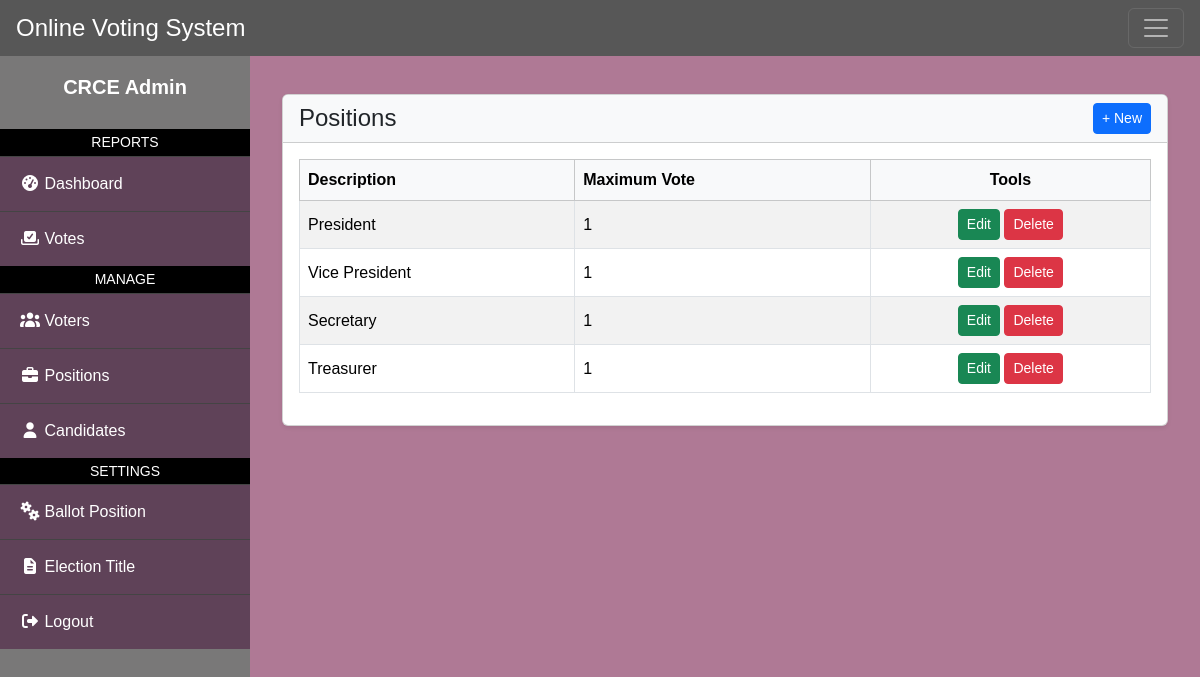
/positions/, run on the app's committed database.
### ops_app/models.py (models this page shows, shortened)
class Position(models.Model):
    description = models.CharField(max_length=100, unique=True)
    maximumvote = models.IntegerField(default=1)

### ops_app/views.py (the view)
# urls.py: path('positions/',views.positions,name='positions'),
def positions(request):
    data = Position.objects.all()
    return render(request, "positions.html", {"positions": data})

### ops_app/templates/positions.html (shortened to what this page needs)
{% extends "base.html" %}
{% block content %}
<div class="container mt-4">
  <div class="card shadow-sm">
    <div class="card-header bg-light d-flex justify-content-between align-items-center">
      <h4 class="mb-0">Positions</h4>
      <a href="{% url 'add_position' %}" class="btn btn-primary btn-sm">+ New</a>
    </div>
    <div class="card-body">
      <table class="table table-striped table-bordered align-middle">
        <thead class="table-light">
          <tr>
            <th>Description</th>
            <th>Maximum Vote</th>
            <th class="text-center">Tools</th>
          </tr>
        </thead>
        <tbody>
          {% for pos in positions %}
          <tr>
            <td>{{ pos.description }}</td>
            <td>{{ pos.maximumvote }}</td>
            <td class="text-center">
              <a href="{% url 'edit_position' pos.id %}" class="btn btn-success btn-sm">Edit</a>
              <a href="{% url 'delete_position' pos.id %}" class="btn btn-danger btn-sm">Delete</a>
            </td>
          </tr>
          {% empty %}
          <tr>
            <td colspan="3" class="text-center text-muted">No positions found</td>
          </tr>
          {% endfor %}
        </tbody>
      </table>
    </div>
  </div>
</div>
{% endblock %}

### ops_app/templates/base.html (style rules this page uses)
body { margin: 0; font-family: Arial, sans-serif; background-color: #f5f5f5; }

### data on the page
Position: description "President", maximumvote "1"
Position: description "Vice President", maximumvote "1"
Position: description "Secretary", maximumvote "1"
Position: description "Treasurer", maximumvote "1"
